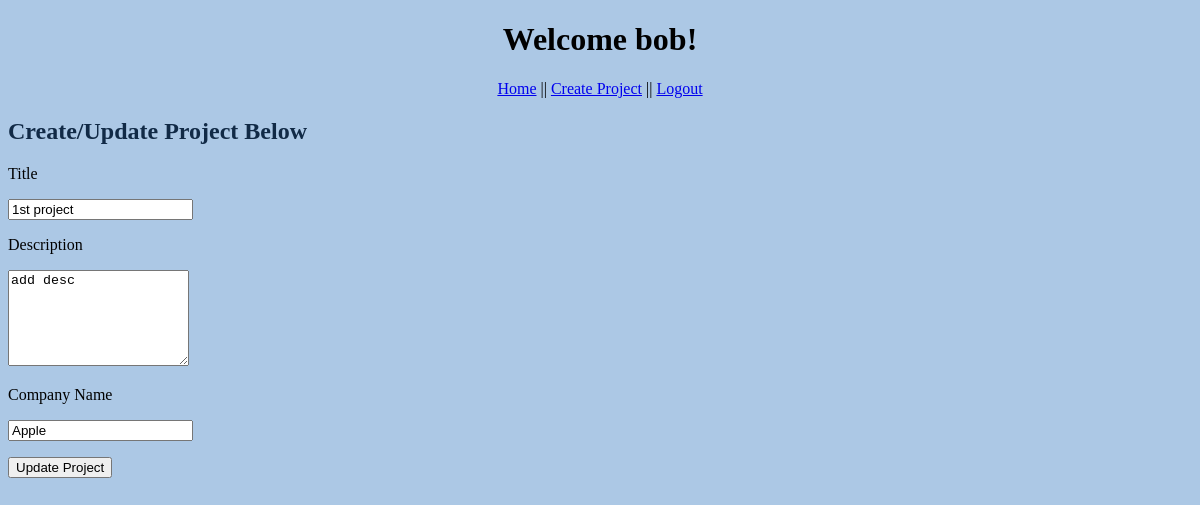
The app's page /project/edit/1 (signed in) with its own data.
### models.py (models this page shows, shortened)
class Project(db.Model):
    id = db.Column('id', db.Integer, primary_key = True)
    title = db.Column('title', db.String(200))
    detail = db.Column('detail', db.String(1000))
    company_name = db.Column('company_name', db.String(100))

### app.py (the view)
@app.route('/project/edit/<project_id>',methods=['GET','POST'])
def edit_project(project_id):
    if session.get('user'):
        if request.method == 'POST':
            title = request.form['title']
            detail = request.form['detail']
            company_name = request.form['company_name']
            update_project(project_id, title, detail, company_name)
            return redirect(url_for('index'))
        else:
            my_project = find_project_by_id(project_id)
            return render_template('new_project.html', project=my_project, user=session['user'])
    return redirect(url_for('login'))

### models.py (called while the page is built)
def find_project_by_id(p_id):
    return db.session.query(Project).filter_by(id = p_id).one()

### templates/new_project.html (shortened to what this page needs)
<!DOCTYPE html>
<html lang="en">
<head>
    <link rel="stylesheet" href="{{ url_for('static', filename='main.css')}}">
</head>
<body>
    <h1>Welcome {{user}}!</h1>
    <nav>
        <a href="{{ url_for('index') }}">Home</a> ||
        <a href="{{ url_for('new_project') }}">Create Project</a> ||
        <a href="{{ url_for('logout') }}">Logout</a>
    </nav>
    <h2>Create/Update Project Below</h2>
    {% if project %}
        <form action="{{url_for('edit_project',project_id=project.id)}}" method="POST">
    {% else %}
        <form action="{{url_for('new_project')}}" method="POST">
    {% endif %}
        <p><label>Title </label></p>
        <p><input type="text" name="title" value="{% if project %}{{project.title}}{% endif %}" /></p>
        <p><label>Description </label></p>
        <p>
            {% if project %}
                <textarea name="detail" rows="6" cols="0">{{project.detail}}</textarea>
            {% else %}
                <textarea name="detail" rows="6" cols="0">Add a description of your project here</textarea>
            {% endif %}
        </p>
        <p><label>Company Name</label></p>
        <p><input type="text" name="company_name" value="{% if project %}{{project.company_name}}{% endif %}" /></p>
        <p>
            {% if project %}
                <input type="submit" value="Update Project" />
            {% else %}
                <input type="submit" value="Add Project" />
            {% endif %}
        </p>
    </form>
</body>
</html>

### static/main.css (style rules this page uses)
h1 { color:black; text-align: center; }
h2 { color: #112A46; }
body { background:#ACC8E5; }
nav { text-align: center; }

### records on screen
Project: title "1st project", detail "add desc", company_name "Apple"

### other values on screen
{{ user }} "bob"
